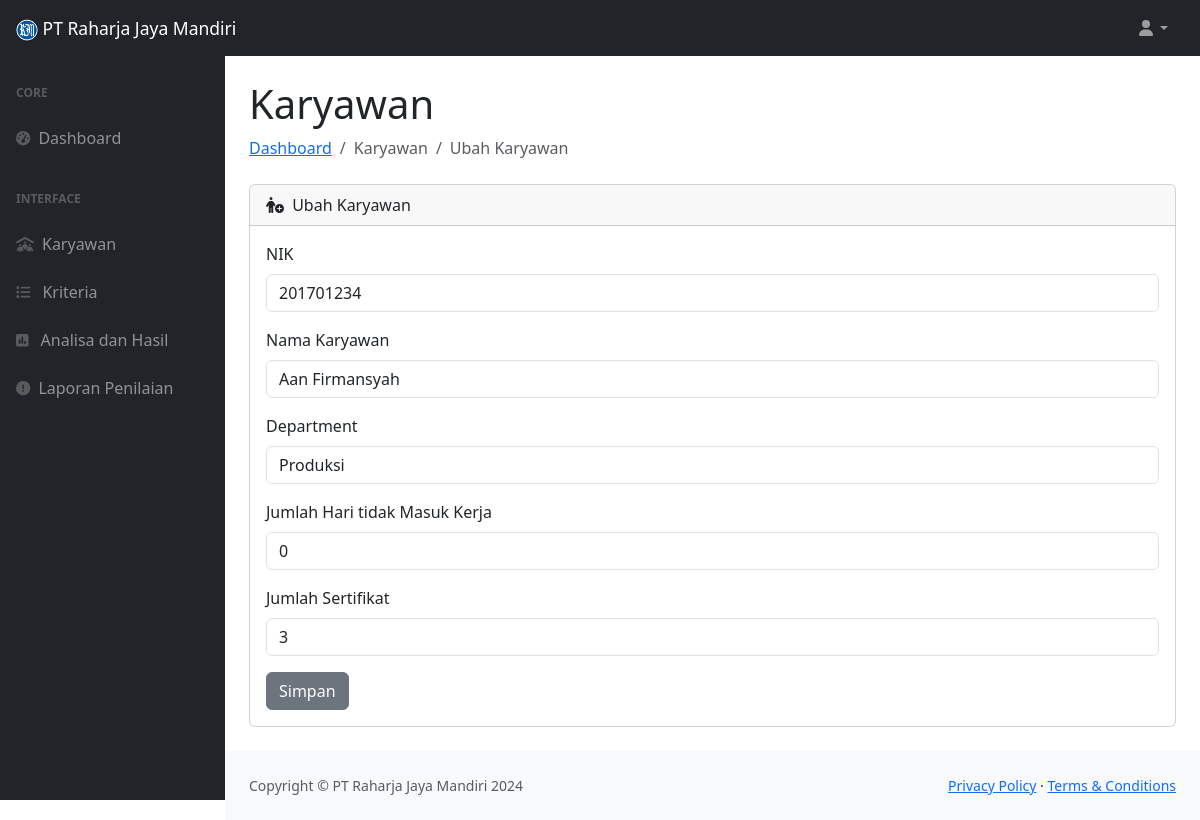
The app's page /hrd/?halaman=karyawan_aksi&aksi=ubah&id_karyawan=1 with its own data.
### tables this page shows
CREATE TABLE `tb_karyawan` (
  `id_karyawan` int(11) NOT NULL,
  `nik` varchar(16) NOT NULL,
  `nama_karyawan` varchar(50) NOT NULL,
  `department` varchar(25) NOT NULL,
  `kedisiplinan` int(11) NOT NULL,
  `prestasi` int(11) NOT NULL,
  `nilai_akhir` double NOT NULL,
  `rangking` int(11) NOT NULL
);

### hrd/karyawan-aksi.php (the view, shortened to what this page needs)
<?php
$departments = ['Produksi', 'Marketing', 'Administrasi', 'Gudang', 'Accounting', 'Driver'];
if (isset($_GET['aksi'])) {
    $aksi = $_GET['aksi'];
    if ($aksi == 'tambah') {
        ?>
        <h1 class="mt-4">Karyawan</h1>
        <ol class="breadcrumb mb-4">
            <li class="breadcrumb-item"><a href="./?halaman=dashboard">Dashboard</a></li>
            <li class="breadcrumb-item active">Karyawan</li>
            <li class="breadcrumb-item active">Tambah Karyawan</li>
        </ol>
        <div class="card mb-4">
            <div class="card-header">
                <form action="karyawan-proses.php?proses=simpan" method="post" enctype="multipart/form-data">
                    <div class="card-body">
                        <div class="mb-3">
                            <label for="nik" class="form-label">NIK</label>
                            <input type="number" class="form-control" id="nik" name="nik" required>
                        </div>
                        <div class="mb-3">
                            <label for="nama_karyawan" class="form-label">Nama Karyawan</label>
                            <input type="text" class="form-control" id="nama_karyawan" name="nama_karyawan" required>
                        </div>
                        <div class="mb-3">
                            <label for="department" class="form-label">Department</label>
                            <select name="department" id="department" class="form-control" required>
                                <option value="BLANK" selected="selected">-Pilih Department-</option>
                                <?php
                                foreach ($departments as $row) { ?>
                                    <option value='<?php echo $row ?>'><?php echo $row ?></option>
                                <?php } ?>
                            </select>
                        </div>
                        <div class="mb-3">
                            <label for="kedisiplinan" class="form-label">Jumlah Hari Tidak Masuk Kerja</label>
                            <input type="number" class="form-control" id="kedisiplinan" name="kedisiplinan" required>
                        </div>
                        <div class="mb-3">
                            <label for="prestasi" class="form-label">Prestasi</label>
                            <input type="number" class="form-control" id="prestasi" name="prestasi" required>
                        </div>
                        <div class="text-right">
                            <input type="submit" name="simpan" value="Simpan" class="btn btn-secondary">
                        </div>
                    </div>
                </form>
            </div>
        </div>
        <?php
    } elseif ($aksi == 'ubah') {
        include "../src/config.php";
        $id = htmlspecialchars($_GET['id_karyawan'] ?? '');
        $stmt = $conn->prepare("SELECT * FROM tb_karyawan WHERE id_karyawan = ?");
        $stmt->bind_param("s", $id);
        $stmt->execute();
        $result = $stmt->get_result();
        if ($result && $result->num_rows > 0) {
            $data = $result->fetch_assoc();
        } else {
            header('Location: ./?halaman=karyawan');
            exit;
        }
        ?>
        <h1 class="mt-4">Karyawan</h1>
        <ol class="breadcrumb mb-4">
            <li class="breadcrumb-item"><a href="./?halaman=dashboard">Dashboard</a></li>
            <li class="breadcrumb-item active">Karyawan</li>
            <li class="breadcrumb-item active">Ubah Karyawan</li>
        </ol>
        <div class="card mb-4">
            <div class="card-header">
                <i class="fa-solid fa-person-circle-plus me-1"></i>
                Ubah Karyawan
            </div>
            <div class="card-body">
                <form action="karyawan-proses.php?id_karyawan=<?= urlencode($id) ?>&proses=ubah" method="post"
                    enctype="multipart/form-data">
                    <div class="mb-3">
                        <label for="nik" class="form-label">NIK</label>
                        <input type="number" class="form-control" id="nik" name="nik"
                            value="<?= htmlspecialchars($data['nik']) ?>" required>
                    </div>
                    <div class="mb-3">
                        <label for="nama_karyawan" class="form-label">Nama Karyawan</label>
                        <input type="text" class="form-control" id="nama_karyawan" name="nama_karyawan"
                            value="<?= htmlspecialchars($data['nama_karyawan']) ?>" required>
                    </div>
                    <div class="mb-3">
                        <label for="department" class="form-label">Department</label>
                        <select name="department" id="department" class="form-control" required>
                            <option value="<?= htmlspecialchars($data['department']) ?>" selected="selected">
                                <?= htmlspecialchars($data['department']) ?>
                            </option>
                        </select>
                    </div>
                    <div class="mb-3">
                        <label for="kedisiplinan" class="form-label">Jumlah Hari tidak Masuk Kerja</label>
                        <input type="number" class="form-control" id="kedisiplinan" name="kedisiplinan"
                            value="<?= htmlspecialchars($data['kedisiplinan']) ?>" required>
                    </div><div class="mb-3">
                        <label for="prestasi" class="form-label">Jumlah Sertifikat</label>
                        <input type="number" class="form-control" id="prestasi" name="prestasi"
                            value="<?= htmlspecialchars($data['prestasi']) ?>" required>
                    </div>
                    <div class="text-right">
                        <input type="submit" name="ubah" value="Simpan" class="btn btn-secondary">
                    </div>
                </form>
            </div>
        </div>
        <?php
    } else {
        echo "ID karyawan tidak ditemukan.";
    }
}
?>

### records on screen
tb_karyawan: nik "201701234", nama_karyawan "Aan Firmansyah", department "Produksi", kedisiplinan "0", prestasi "3"
